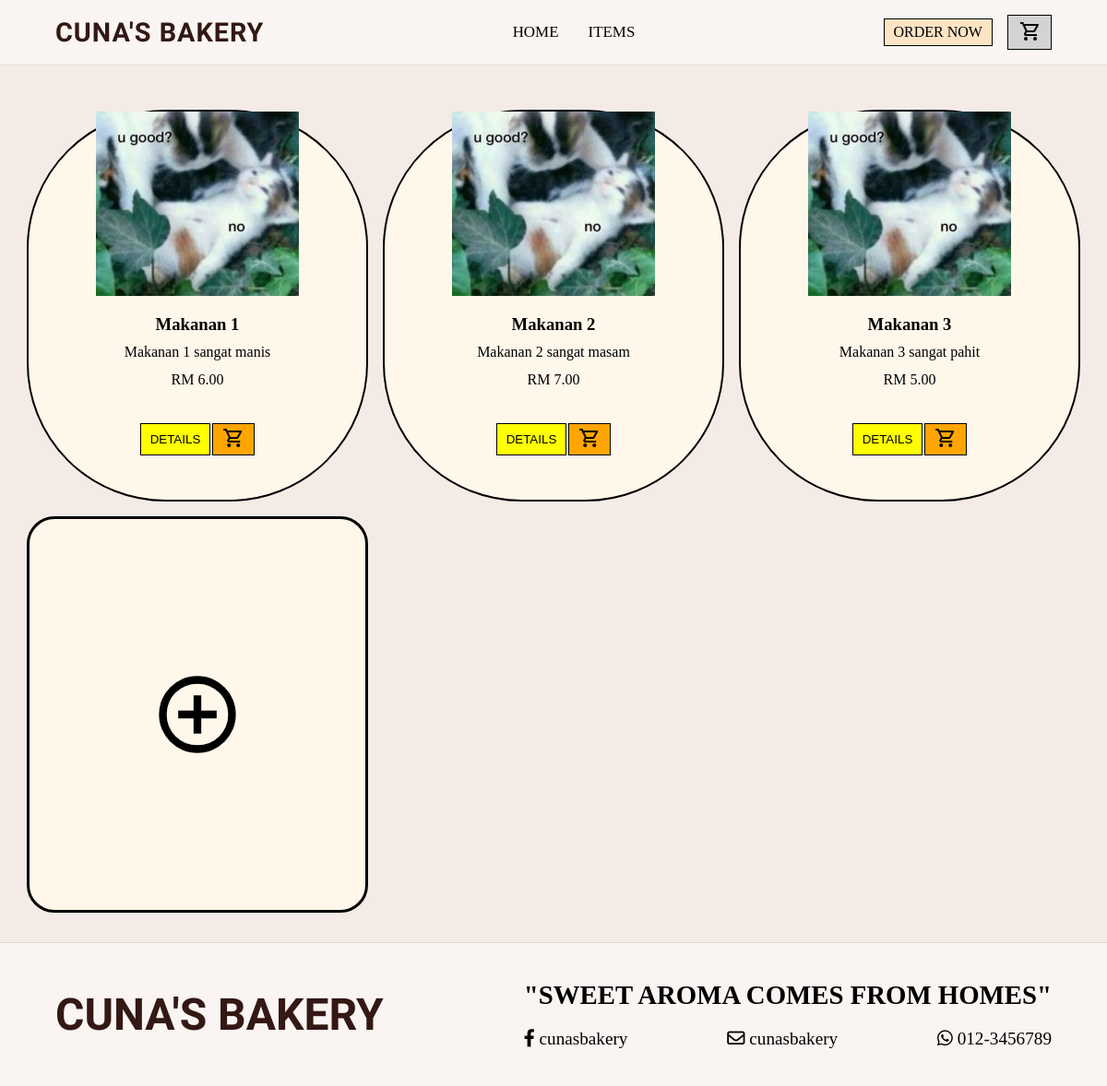
/admin.php (signed in), run on the app's committed database.
### tables this page shows
CREATE TABLE `products` (
  `productID` int(11) NOT NULL,
  `name` varchar(100) NOT NULL,
  `description` text DEFAULT NULL,
  `price` decimal(10,2) NOT NULL,
  `image` varchar(555) NOT NULL
);

### admin.php (the view, shortened to what this page needs)
<?php
include "connect.php";
$result = $conn->query("SELECT * FROM products ORDER BY productID");
?>
<!DOCTYPE html>
<html lang="en">
<head>
    <link rel="stylesheet" href="https://cdnjs.cloudflare.com/ajax/libs/font-awesome/6.0.0/css/all.min.css">
    <link rel="stylesheet" href="style.css">
</head>
<body>
    <nav>
        <div class="logo"><a href="index.php">CUNA'S BAKERY</a></div>
        <ul class="links">
            <li><a href="index.php">HOME</a></li>
            <li><a href="items.php">ITEMS</a></li>
        </ul>
        <div class="btns">
            <a href="items.php" class="order-now-btn">ORDER NOW</a>
            <a href="cart.php" class="cart-btn"><span class="material-symbols-outlined">shopping_cart</span></a>
        </div>
    </nav>
    <main>
        <div class="item-grid">
            <?php while ($row = $result->fetch_assoc()) { ?>
                <div class="item-card">
                    <div class="item-card-img">
                        <img src="uploads/u good.jpg">
                    </div>
                    <div class="item-card-details">
                        <h3><?php echo htmlspecialchars($row['name']) ?></h3>
                        <p><?php echo htmlspecialchars($row['description']) ?></p>
                        <p>RM <?php echo htmlspecialchars($row['price']) ?></p>
                    </div>
                    <div class="item-card-button">
                        <button class="item-details <?= $row['productID'] ?>" popovertarget="pd <?= $row['productID'] ?>">DETAILS</button>
                        <form method="POST" action="cart.php" style="display:inline;">
                            <button class="item-cart" type="submit" name="add_to_cart">
                                <span class="material-symbols-outlined">shopping_cart</span>
                            </button>
                        </form>
                    </div>
                </div>
            <?php
            } ?>
            <div class="add-item">
                <a href="add_item.php">
                </a>
            </div>
        </div>
    </main>
    <footer>
        <div class="brand-footer">
            <p>CUNA'S BAKERY</p>
        </div>
        <div class="footer-kanan">
            <p>"SWEET AROMA COMES FROM HOMES"</p>
            <div class="footer-kanan-span">
                <span><i class="fab fa-facebook-f"></i> cunasbakery </span>
                <span><i class="far fa-envelope"></i> cunasbakery</span>
                <span><i class="fab fa-whatsapp"></i> 012-3456789</span>
            </div>
        </div>
    </footer>
</body>
</html>

### style.css (style rules this page uses)
* { margin: 0; padding: 0; box-sizing: border-box; }
html, body { width: 100%; max-width: 100%; overflow-x: hidden; }
body { background-color: #F4EBE7; }
nav { width: 100%; padding: 1rem 5%; background: rgba(255, 255, 255, 0.5); border-bottom: 1px solid rgba(0, 0, 0, 0.1); backdrop-filter: blur(15px); display: flex; align-items: center; justify-content: space-between; }
.logo a { list-style: none; text-decoration: none; font-family: chewy; font-size: 1.8rem; font-weight: 700; letter-spacing: 1px; color: #331813; }
.links { list-style: none; padding: 0; display: flex; gap: 2rem; align-items: center; }
.links li a { text-decoration: none; display: block; padding: 8px 0; height: 100%; font-size: 1.06rem; font-weight: 500; color: black; }
.btns { display: flex; align-items: center; gap: 1rem; }
.btns a { color: black; text-decoration: none; }
.order-now-btn { padding: 5px 10px; border: 1px solid black; background-color: bisque; }
.cart-btn { padding: 5px 10px 3px 12px; background-color: lightgray; border: 1px solid black; }
.item-grid { display: grid; grid-template-columns: repeat(auto-fit, 370px); gap: 1rem; align-items: center; justify-content: center; margin-top: 3rem; }
.item-card { justify-items: center; align-items: center; background-color: #FFF7EA; padding: 2rem 1rem; padding-top: unset; border: 2px solid black; border-radius: 150px; corner-shape: scoop squircle square square; }
.item-card-img { height: 200px; }
.item-card-img img { width: 100%; height: 100%; }
.item-card-details { justify-items: center; align-items: center; line-height: 30px; padding: 1rem; }
.item-card-button { display: flex; justify-content: center; align-items: center; padding: 1rem 2rem; gap: 2px; }
.item-details { height: 35px; padding: 0 10px; border: black solid 1px; background-color: yellow; cursor: pointer; transition: color 0.3s ease; }
.item-cart { height: 35px; padding: 0 10px; border: black solid 1px; background-color: orange; cursor: pointer; transition: color 0.3s ease; }
.add-item { display: flex; background-color: #FFF7EA; height: 100%; border: 3px solid black; border-radius: 30px; transition: transform 0.3s ease; }
.add-item a { height: 424.2px; width: 100%; display: flex; align-items: center; justify-content: center; }
footer { display: flex; justify-content: space-between; align-items: center; padding: 2.5rem 5%; margin-top: 2rem; background: rgba(255, 255, 255, 0.5); border-top: 1px solid rgba(0, 0, 0, 0.1); backdrop-filter: blur(15px); }
.brand-footer { font-family: chewy; font-size: 3rem; font-weight: 700; color: #331813; }
.footer-kanan p { font-size: 1.8rem; font-weight: 600; }
.footer-kanan-span { display: flex; justify-content: space-between; font-size: 1.2rem; font-weight: 500; padding-top: 20px; }

### data on the page
products: name "Makanan 1", description "Makanan 1 sangat manis", price "6.00"
products: name "Makanan 2", description "Makanan 2 sangat masam", price "7.00"
products: name "Makanan 3", description "Makanan 3 sangat pahit", price "5.00"
